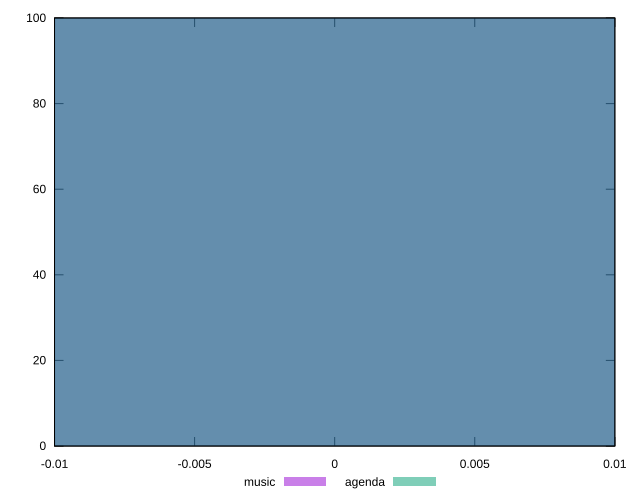

Source code (gnuplot):
reset

$music <<EOF
0 100
EOF

$agenda <<EOF
0 100
EOF

set key outside below
set boxwidth 0.1
set xrange [-0.01:0.01]
set yrange [0:100]
set trange [0:100]
set style fill transparent solid 0.5 noborder
set terminal svg size 640, 500 enhanced background rgb 'white'
set output "reports/report_00027_2021-02-24T12-40-31.850Z/uses-webp-images/comparison/histogram/0_vs_1.svg"

plot $music title "music" with boxes, \
     $agenda title "agenda" with boxes

reset
